Frame 1 (no input): blank canvas, image omitted
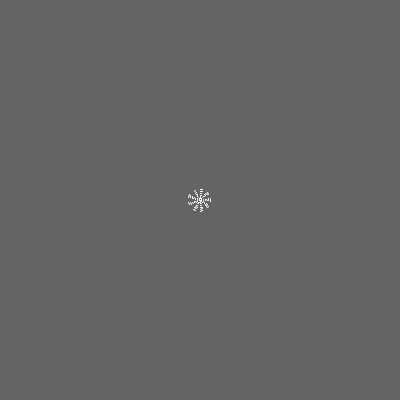
Frame 60 (the mouse pressed at the canvas centre just before this capture)
Frame 120 (the mouse held since frame 60 and released just before this capture): blank canvas, image omitted

The Processing sketch that drew this single still picture (run headless with seeded random() and noise(); from frame 60 on, the mouse is pressed at the canvas centre):

// Processing sketch: phyllotaxis_lines
// ── phyllotaxis_lines.pde
float angle = 0.0;
float aSpeed = 0.2;
float rAngle = 0.0;
float rASpeed = 0.5;
float r = 0;
float rSpeed = 0.2;
float x, y;
float pX, pY;

void setup() {
  size(400, 400);
  background(100);
  pX = 0;
  pY = 0;
}

void draw() {
  translate(width/2, height/2);
  rotate(rAngle);
  rAngle += rASpeed;
  x = r * cos(angle);
  y = r * sin(angle);
  stroke(255);
  line(pX, pY, x, y);
  pX = x;
  pY = y;
  r += rSpeed;
  angle += aSpeed;
  if (mousePressed || x > width/2) {
    aSpeed = random(0.1, 0.7);
    rASpeed = random(0.1, 0.7);
    rSpeed = random(0.1, 0.7);
    pX = 0;
    pY = 0;
    angle = 0.0;
    rAngle = 0.0;
    r = 0;
    background(100);
  }
}

void keyPressed() {
  if ( key == 's') {
    noLoop();
  } else if (key == 'r') {
    loop();
  }
}
